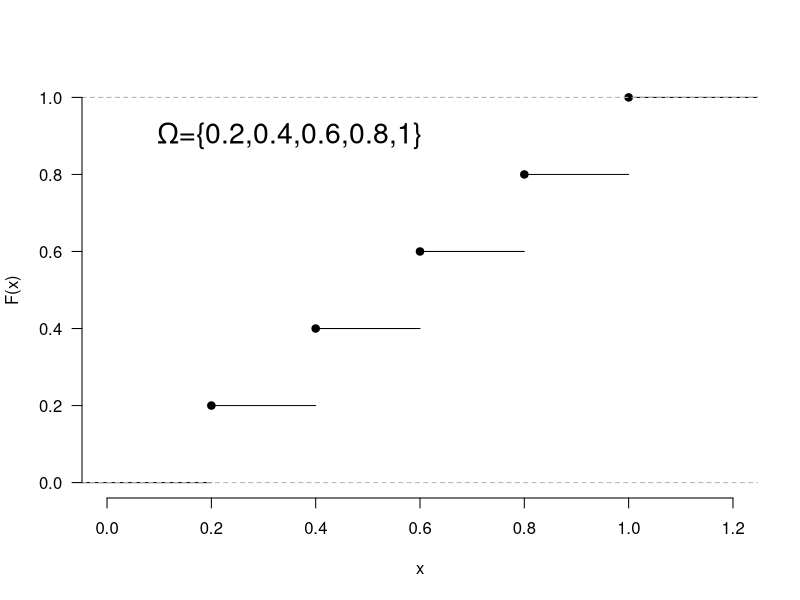
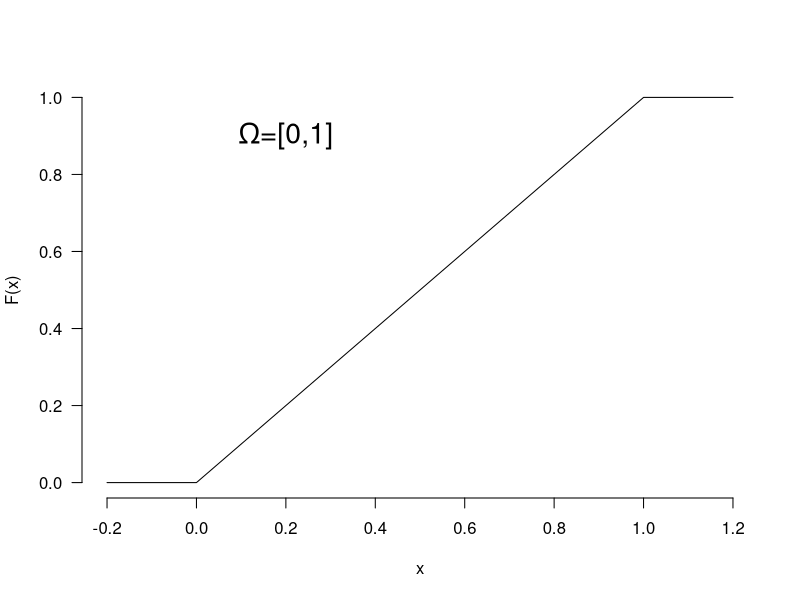

These figures' R source, in order:
# TODO: Add comment
# 
# Author: ortellic
###############################################################################

#jpeg(file="funzioneRipartizioneUniformeDiscreta.jpg")
pdf(file="grafici/funzioneRipartizioneUniformeDiscreta.pdf")

plot(x=ecdf(seq(0.2,1,by=0.2)),ylab="F(x)",
#		main="Distribuzione Uniforme",
		main="",
		axes=FALSE
)

Axis(at=seq(0,1.2,by=0.2),side=1)
Axis(side=2,las=1)

text(0.35,0.9,
		expression(
				paste(Omega,"={0.2,0.4,0.6,0.8,1}")
		),
		cex = 1.7
)
dev.off()



pdf(file="grafici/funzioneRipartizioneUniformeContinua.pdf")
x = seq(0,1.2,by=0.2)
y = punif(x, min=0, max=1)
x = c(-0.2,x)
y = c(0,y)

plot(x,y,ylab="F(x)",type="l",
#		main="Distribuzione Uniforme",
		main="",
		axes=FALSE
)

Axis(at=seq(-0.2,1.2,by=0.2),side=1)
Axis(side=2,las=1)

text(0.2,0.9,
		expression(
				paste(Omega,"=[0,1]")
		),
		cex=1.7
)
dev.off()
